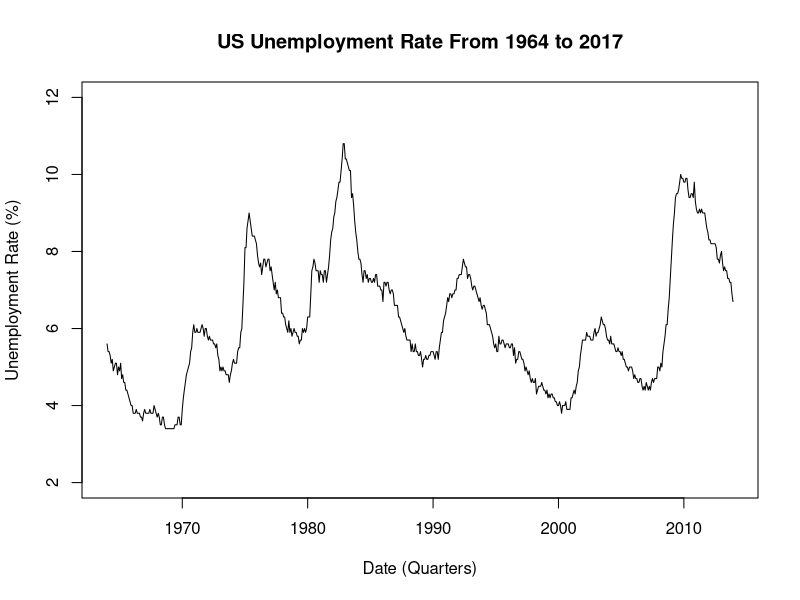
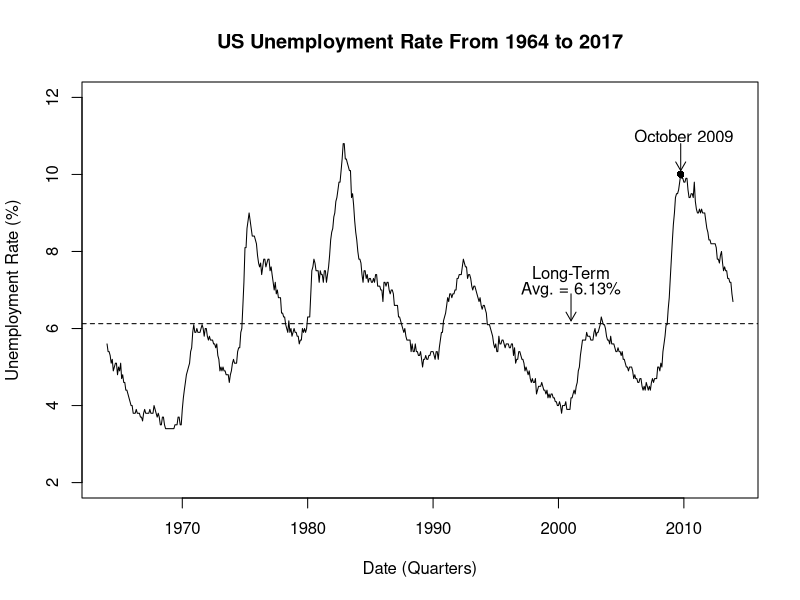

Write the R code that produced these figures, in order.
## ---- chunk 1
library(xts)
US.unempl<-read.csv("UNRATE.csv",skip=0)
US.unempl$date<-as.Date(US.unempl$DATE,"%Y-%m-%d")
US.unempl$UNRATE<-as.numeric(as.character(US.unempl$UNRATE))
US.unempl<-xts(US.unempl$UNRATE,order.by=US.unempl$date)
names(US.unempl)<-paste("UNRATE")
US.unempl[1:3,]
## ---- chunk 2
US.unempl<-subset(US.unempl, index(US.unempl)>="1964-01-01" & index(US.unempl)<="2013-12-31")
US.unempl[1:3,]
## ---- chunk 3
lt.avg<-mean(US.unempl$UNRATE)
lt.avg
## ---- chunk 4
plot(x=index(US.unempl), xlab="Date (Quarters)", y=US.unempl$UNRATE, ylab="Unemployment Rate (%)", ylim=c(2,12), type="l", main="US Unemployment Rate From 1964 to 2017")
## ---- chunk 5
plot(x=index(US.unempl), xlab="Date (Quarters)", y=US.unempl$UNRATE, ylab="Unemployment Rate (%)", ylim=c(2,12), type="l", main="US Unemployment Rate From 1964 to 2017")
abline(h=lt.avg,lty=2)
text(as.Date("2001-01-01"),7.4,"Long-Term")
text(as.Date("2001-01-01"),7,"Avg. = 6.13%")
arrows(x0=as.Date("2001-01-01"), y0=6.9, x1=as.Date("2001-01-01"), y1=6.2, code=2, length=0.10)
points(as.Date("2009-10-01"),10,pch=16)
text(as.Date("2010-01-01"),11,"October 2009")
arrows(x0=as.Date("2009-10-01"), y0=10.8, x1=as.Date("2009-10-01"), y1=10.1, code=2, length=0.10)
## ---- chunk 6


## ---- chunk 7


## ---- chunk 8


